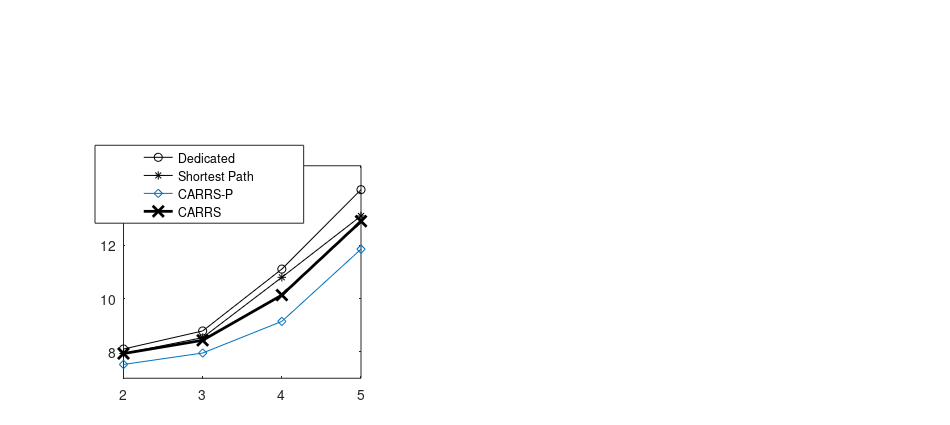

MATLAB code for this plot:
x = [2, 3, 4, 5];

DEDICATED =[8.1,8.78,11.11,14.1];
SP=[7.93,8.53,10.8,13.11];
MS2=[7.52,7.95,9.14,11.86];
MS=[7.93,8.43,10.13,12.91];





p1=subplot(1,1,1);
%h1=plot(x, OMNISuggest,'-ko', x, SVD,'-k*', x, POPULAR,'-kx', x,SOCIAL,'-k<', x, RANDOM,'-k+', 'MarkerSize', 12, 'LineWidth',1);
h1=plot(x, DEDICATED,'-ko', x, SP,'-k*', x, MS2,'-d', x,MS,'-kx' , 'MarkerSize',8, 'LineWidth',2);

%xh1=xlabel('Departure time of most population in minutes (Poisson distribution mean)', 'FontSize',15);
%[0.13 0.154008438818565 0.775 0.770991561181434
%set(p1, 'Position', [0.100 0.15 0.400 0.330]);
%get(xh1,'Position')
%set(xh1,'Position',get(xh1,'Position')+[0 0 0]);
xlim([2 5]);
%yh1=ylabel('Average Total Evacuation time in minutes', 'FontSize',15);
%%set(yh1,'Position',get(yh1,'Position')+[35 0 0]);
ylim([7,15]);
set(gca,'XTick',[2, 3, 4, 5], 'FontSize',16);

%leg=legend('UBCF','RANDOM','POPULAR','SVD','OmniSuggest','FontSize',10)  
leg=legend('Dedicated','Shortest Path','CARRS-P','CARRS','FontSize',12); 
set(p1, 'Position', [0.13 0.11 0.25 0.5], 'FontSize', 10);
set(leg,...
    'Position',[0.1 0.474835709230615 0.219642857142857 0.13015873015873]);
%set(gcf, 'PaperPosition', [-1.3 -0.05 9.5 4.25]);
%set(gcf, 'Color', 'w');
%set(gcf, 'PaperSize', [3 2.27]); %Keep the same paper size
%saveas(gcf, 'DR', 'pdf');

set(gcf, 'PaperPosition', [-1.3 -0.05 9.5 4.25]); %Position the plot further to the left and down. Extend the plot to fill entire paper.
set(gcf, 'PaperSize', [3.5 2.7]); %Keep the same paper size
set(gcf, 'Color', 'w');
print('-djpeg','-r1000','departureRate');
%export_fig 'evacuation-normal' -jpg -r1000

%set(gcf, 'PaperPosition', [-1.3 -0.05 9.5 4.25]);
%set(gcf, 'Color', 'w');
%set(gcf, 'PaperSize', [1.59 1.16]); %Keep the same paper size

%set(gcf, 'Position', [100 100 300.59 250.16])

%export_fig DR -tiff -r1200 -q110;


